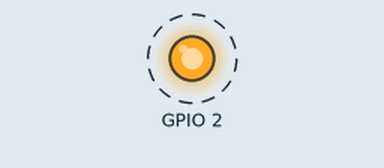
Simulated run of this sketch. Board: ESP8266 (NodeMCU). Shown: output pins drawn as LEDs (lit = HIGH). Dashed ring = blinking. WiFi joins after 1.5 s; servers stay silent unless stated; what the sketch prints to the serial monitor is not drawn.

Above: at 1.7 s.
Timing chart, 0 to 4.5 s (numbered marks = the images above):
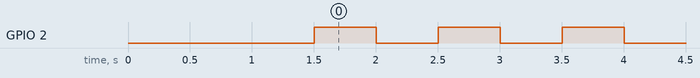

The sketch:

ota-update-serial-over-wifi-telnet.ino
```cpp
#if defined(ESP8266)
  #include <ESP8266WiFi.h>
  #include <ESPAsyncTCP.h>
#elif defined(ESP32)
  #include <WiFi.h>
  #include <AsyncTCP.h>
#endif

#include <ESPAsyncWebServer.h>
#include <ElegantOTA.h>

// 🔹 Wi-Fi credentials
const char* ssid = "xx";
const char* password = "xx";

AsyncWebServer server(80);

// 🔹 Telnet server for WiFi Serial Monitor
WiFiServer telnetServer(23);
WiFiClient telnetClient;

// 🔹 LED pin (ESP32 = GPIO2, ESP8266 = D4)
const int LED_PIN =
#if defined(ESP8266)
  2; // D4 on NodeMCU
#else
  2; // GPIO2 on ESP32
#endif

int blinkDelay = 500; // milliseconds

// Function to send data to Telnet client
void telnetPrint(String message) {
  if (telnetClient && telnetClient.connected()) {
    telnetClient.print(message);
  }
}

void setup() {
  Serial.begin(115200);
  Serial.println();
  Serial.println("Booting...");

  pinMode(LED_PIN, OUTPUT);

  WiFi.mode(WIFI_STA);
  WiFi.begin(ssid, password);

  Serial.print("Connecting to WiFi");
  while (WiFi.status() != WL_CONNECTED) {
    delay(500);
    Serial.print(".");
  }
  Serial.println("\nConnected!");
  Serial.print("IP Address: ");
  Serial.println(WiFi.localIP());

  // Start Telnet server
  telnetServer.begin();
  telnetServer.setNoDelay(true);
  Serial.println("Telnet server started on port 23");

  // OTA setup
  ElegantOTA.begin(&server);
  server.begin();
}

void loop() {
  ElegantOTA.loop();

  // Handle Telnet connections
  if (telnetServer.hasClient()) {
    if (!telnetClient || !telnetClient.connected()) {
      if (telnetClient) telnetClient.stop();
      telnetClient = telnetServer.available();
      Serial.println("Telnet client connected");
      telnetPrint("Welcome to WiFi Serial Monitor!\n");
    } else {
      telnetServer.available().stop(); // Refuse new client
    }
  }

  // Mirror Serial output to Telnet
  while (Serial.available()) {
    char c = Serial.read();
    telnetPrint(String(c));
  }

  // Blink LED
  digitalWrite(LED_PIN, HIGH);
  delay(blinkDelay);
  digitalWrite(LED_PIN, LOW);
  delay(blinkDelay);

  // Example log message
  telnetPrint("Blink!\n");
}
```

Measured:
- by itself, GPIO 2: alternates HIGH for 0.50 s and LOW for 0.50 s
